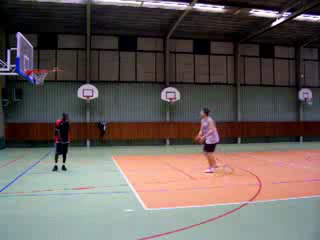
#> input picture frame 14 of FlowNet/v_Basketball_g01_c01.avi, 320 x 240 px, given in place of v_HandStandPushups_g12_c06_flow.avi, which was not available
$ python flowAnalysis.py   (older library calls are emulated)
#> lines starting #> are read from the running program, lines starting #| are printed output that depends on the picture
# When the movement of the objects in the video is not distinct to be
# captured by optical flow algorithm, training this "noisy" flow map
# against the ground truth labeling is risky. In this code, we would
# like to iterate through all the generated flow videos, and filter
# out the noisy flow map.
#
#
# Contact: Chih-Yao Ma at cyma@gatech.edu
# Last update: 05/17/2016

import time
import numpy as np
import cv2
import matplotlib.pyplot as plt

# cap = cv2.VideoCapture('v_HandStandPushups_g01_c04_flow.avi')
cap = cv2.VideoCapture('v_HandStandPushups_g12_c06_flow.avi')


# information of the video
# property identifier:
# 1: ?; 2: s/frame; 3: width; 4: height; 6: ?; 7: ?
Fr = round(1 / cap.get(2))
Wd = int(cap.get(3))
Ht = int(cap.get(4))

# Define the codec and create VideoWriter object
# fourcc = cv2.cv.CV_FOURCC('X', 'V', 'I', 'D') # opencv 2.4
fourcc = cv2.VideoWriter_fourcc(*'XVID')  # opencv 3.0
out = cv2.VideoWriter('out_flow.avi', fourcc, Fr, (Wd, Ht))

indFrame = 1

def close_event():
    plt.close() #timer calls this function after 3 seconds and closes the window


while(cap.isOpened):
    # Capture frame-by-frame
    ret, frame = cap.read()
#> frame is the input picture: shape (240, 320, 3); mean B, G, R 90.4, 94.1, 103.1

    if ret == True:

        print('--------------------------------------')
        print('Frame # ', indFrame)

        # convert back to HSV
        hsv = cv2.cvtColor(frame, cv2.COLOR_BGR2HSV)
#> hsv: shape (240, 320, 3); mean H, S, V 60.7, 72.2, 110.6
        # extract the channels and flat them
        channel_0 = hsv[..., 0].flatten()
        channel_1 = hsv[..., 1].flatten()
        channel_2 = hsv[..., 2].flatten()

        # out.write(frame)
        # Display the resulting frame
        cv2.imshow('Processed frame', frame)

        # plot histogram for each channel
        fig, (ax0, ax1, ax2) = plt.subplots(ncols=3, figsize=(12, 4))

        ax0.hist(channel_0, 20, normed=1, histtype='bar', facecolor='r', alpha=0.75)
        ax0.set_title('Channel #0')
        ax1.hist(channel_1, 20, normed=1, histtype='bar', facecolor='g', alpha=0.75)
        ax1.set_title('Channel #1')
        ax2.hist(channel_2, 20, normed=1, histtype='bar', facecolor='b', alpha=0.75)
        ax2.set_title('Channel #2')

        # plot the figure for a short time
        plt.tight_layout()

        timer = fig.canvas.new_timer(interval = 4000) #creating a timer object and setting an interval of 3000 milliseconds
        timer.add_callback(close_event)
        timer.start()
        plt.show()
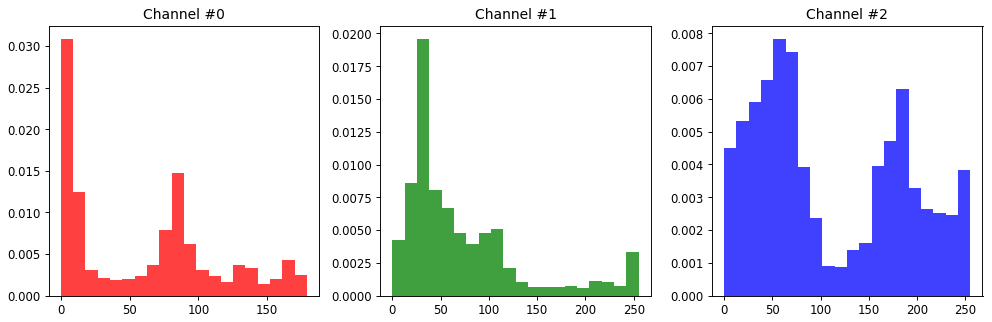
#> figure drawn by matplotlib, 3 panels; panel 1: tallest bar 0.0309 high, from x = 0 to 8.95; panel 2: tallest bar 0.0196 high, from x = 25.5 to 38.25; panel 3: tallest bar 0.00783 high, from x = 51 to 63.75
        # fname = 'histogramFrame_' + str(indFrame)
        # plt.savefig(fname)

        if cv2.waitKey(1) & 0xFF == ord('q'):
#> (key q is pressed here)
            break

    else:
        break
    indFrame = indFrame + 1

# When everything done, release the capture
cap.release()
out.release()
cv2.destroyAllWindows()

$ run again, starting later in the video
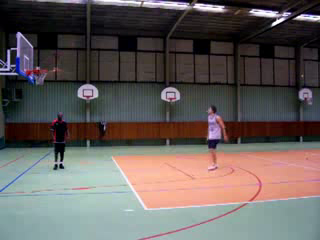
#> input picture frame 63 of FlowNet/v_Basketball_g01_c01.avi, 320 x 240 px, given in place of v_HandStandPushups_g12_c06_flow.avi, which was not available
#> frame is the input picture: shape (240, 320, 3); mean B, G, R 91.7, 94, 101
#> hsv: shape (240, 320, 3); mean H, S, V 69.8, 74, 110.3
#> `plt.show()`:
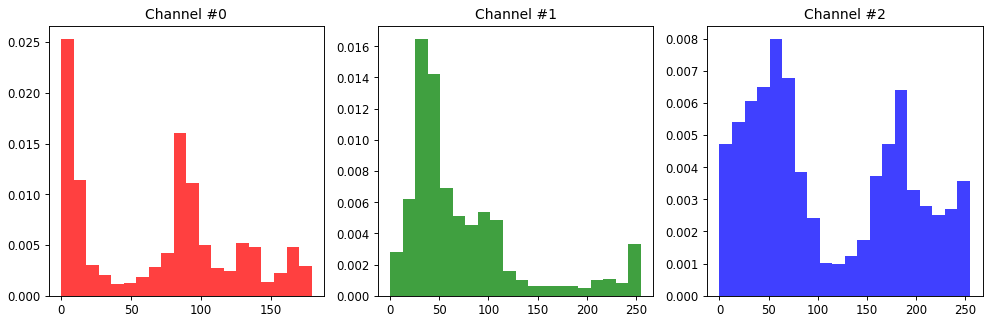
#> figure drawn by matplotlib, 3 panels; panel 1: tallest bar 0.0253 high, from x = 0 to 8.95; panel 2: tallest bar 0.0165 high, from x = 25.5 to 38.25; panel 3: tallest bar 0.008 high, from x = 51 to 63.75

$ run again, starting later in the video
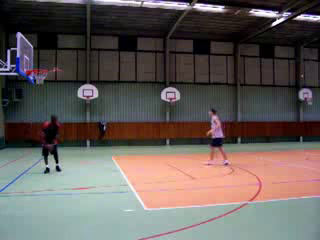
#> input picture frame 112 of FlowNet/v_Basketball_g01_c01.avi, 320 x 240 px, given in place of v_HandStandPushups_g12_c06_flow.avi, which was not available
#> frame is the input picture: shape (240, 320, 3); mean B, G, R 90.5, 93.7, 101.2
#> hsv: shape (240, 320, 3); mean H, S, V 65, 72.4, 109.7
#> `plt.show()`:
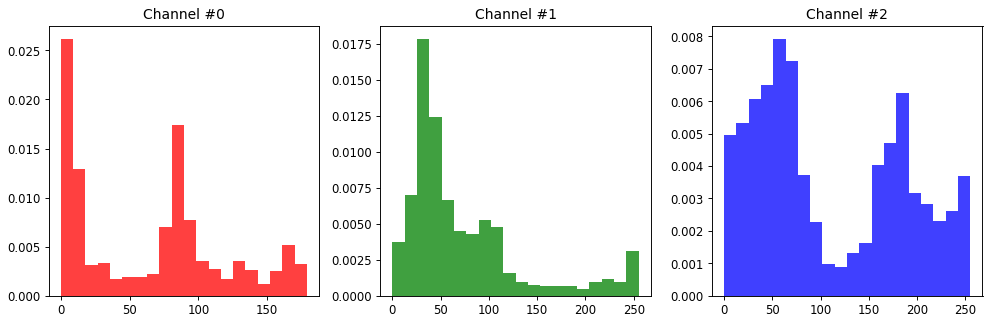
#> figure drawn by matplotlib, 3 panels; panel 1: tallest bar 0.0262 high, from x = 0 to 8.95; panel 2: tallest bar 0.0178 high, from x = 25.5 to 38.25; panel 3: tallest bar 0.00793 high, from x = 51 to 63.75
